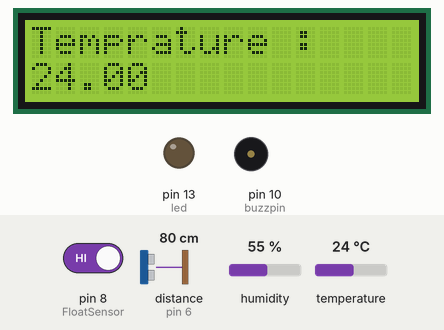
A sketch run on a simulated Arduino Uno, built with avr-gcc and run on an emulated ATmega328P. On the bench: 16×2 character LCD, output pins drawn as LEDs (lit = HIGH), buzzer (waves = sounding, pin HIGH). Wiring (inferred from the names in the program): ultrasonic range finder: trigger pin 7; echo pin 6. The inputs (shaded band) are chosen by the test bench; at power-on: pin 8 (FloatSensor) HIGH, distance to the obstacle (sensor on pin 6) 80 cm, temperature 24 °C, humidity 55 %. The echo pulse lasts 58.3 µs per cm; pins used as bus, display or sensor lines are not drawn; what the sketch prints to the serial monitor is not drawn.

Above: at 1.2 s.
1.3 s: pin 8 (FloatSensor) driven LOW
At 2.6 s:
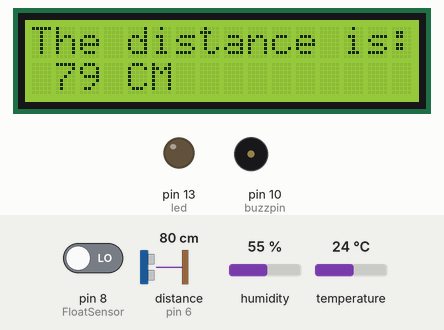
8.6 s: pin 8 (FloatSensor) driven HIGH
At 9.8 s:
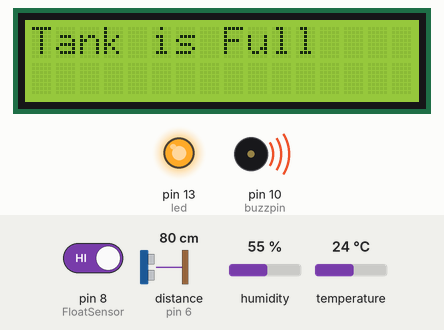
13.5 s: distance to the obstacle (sensor on pin 6) set to 2 cm
At 15.6 s:
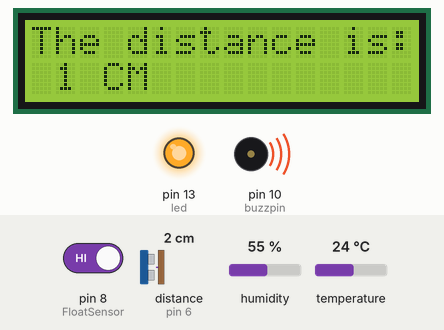
18.2 s: temperature set to 12 °C
At 20.0 s:
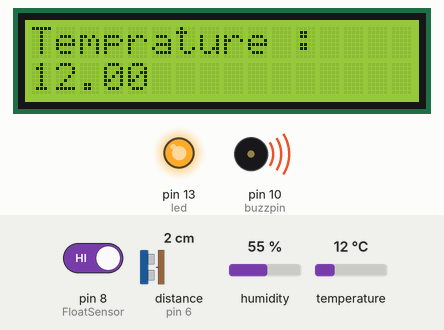
22.9 s: distance to the obstacle (sensor on pin 6) set to 4 cm
At 26.9 s:
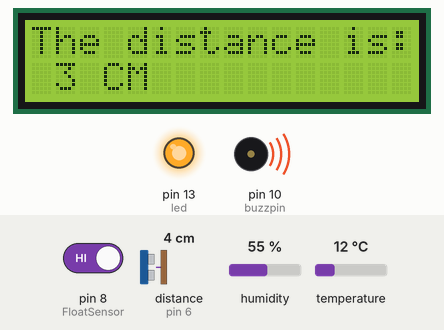
27.6 s: temperature set to 19 °C
At 31.5 s:
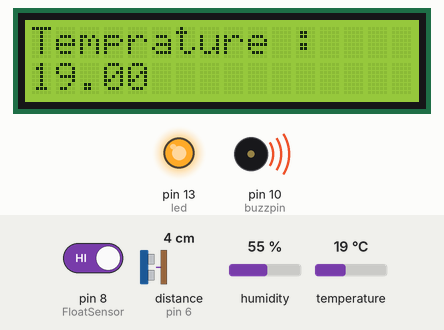
Timing chart, 0 to 33.0 s (numbered marks = the images above; inputs shaded):
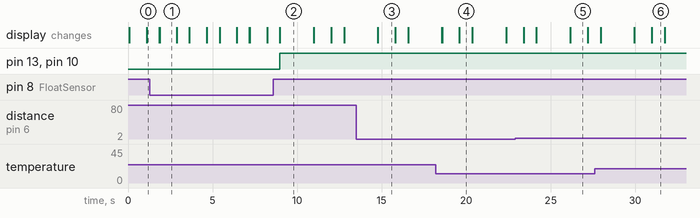

The sketch:

Water_level_monitoring.ino
```cpp
#include <LiquidCrystal.h>
#include<DHT.h>
#define Type DHT11
const int rs = 12, en = 11, d4 = 5, d5 = 4, d6 = 3, d7 = 2;
LiquidCrystal lcd(rs, en, d4, d5, d6, d7);

int time ;
int FloatSensor = 8;
 int led = 13;
 int tempPin = 9 ;
int buzzpin = 10 ;
int buttonState = 1; //reads pushbutton status
float temp;
DHT ht(tempPin, Type);
int trig = 7 ;
int echo =6;
int distance;
void setup() {
  Serial.begin(9600);
  pinMode(FloatSensor, INPUT_PULLUP);
 pinMode (led, OUTPUT);
  pinMode(echo, INPUT);
  pinMode(trig, OUTPUT);
  pinMode(buzzpin,OUTPUT);
  lcd.begin(16, 2);
}
void loop() {
  lcd.setCursor(0, 1);
  lcd.clear();
digitalWrite(trig,LOW);
delayMicroseconds(2);
digitalWrite (trig,HIGH);
delayMicroseconds(10);
digitalWrite(trig,LOW);

time = pulseIn(echo,HIGH);
distance = (time/2)/29.1;
lcd.print("The distance is:");
lcd.setCursor(1,1);
lcd.print(distance);
lcd.print(" CM");
delay(1000);
lcd.clear();


temp = ht.readTemperature();
lcd.setCursor(0,0);
lcd.print("Temprature : ");
lcd.setCursor(0,1);
lcd.print(temp);
delay(750) ;
lcd.clear();

  buttonState = digitalRead(FloatSensor);


  if (buttonState == LOW) {
    digitalWrite(led, LOW);
    Serial.println("WATER LEVEL - LOW");
    digitalWrite(buzzpin,LOW);


  }
  else {
    digitalWrite(led, HIGH);
    Serial.println("WATER LEVEL - HIGH");
    digitalWrite(buzzpin,HIGH);
    lcd.clear();
    lcd.setCursor(0,0);
    lcd.print("Tank is Full");
    delay(2000);
    lcd.clear();
  }
  }
```

Measured:
- after the input at 1.3 s, pin 13 (led), pin 10 (buzzpin): stays LOW (without the input it goes to HIGH after 0.55 s)
- after the input at 8.6 s, pin 13 (led), pin 10 (buzzpin): LOW → HIGH after 0.37 s; the display: changes after 0.38 s (image 2)
- what the display in image 1 shows lasts 1.0 s, from 1.9 s to 2.9 s
- what the display in image 2 shows lasts 2.0 s, from 9.0 s to 11.0 s
- what the display in image 4 shows lasts 0.8 s, from 19.6 s to 20.4 s
